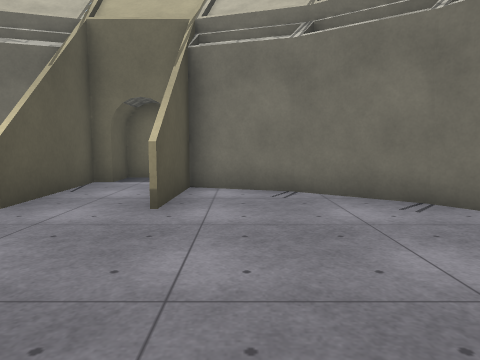
[1] (above)

12 first-person views from a walk through a scene from a Unity 3-D project. The camera is 1.2 m above the floor, tilts 6° down and sees 70° across. The floor is counted in squares, 1.22 m on a side. Each view is taken from the middle of a square. On the plan, view 1 faces up. The plan holds only what a view shows up to about 13 squares ahead; the rest is blank. The place goes on beyond the plan. The player character is not drawn. Surface patterns are stand-ins for the level's own textures.

[2]
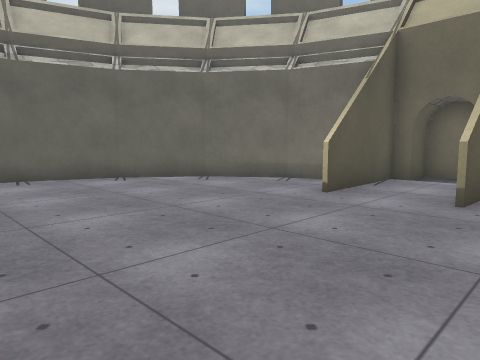

[3]
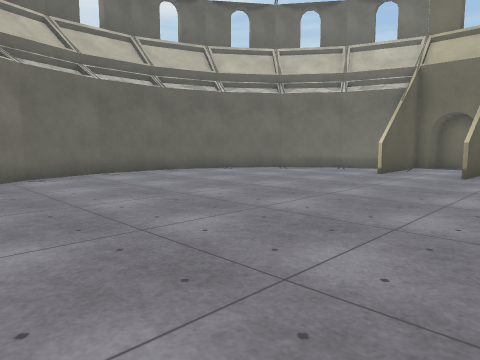

[4]
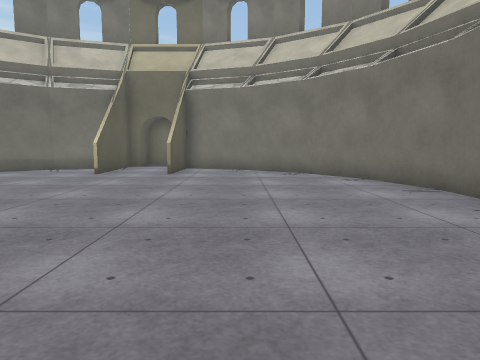

[5]
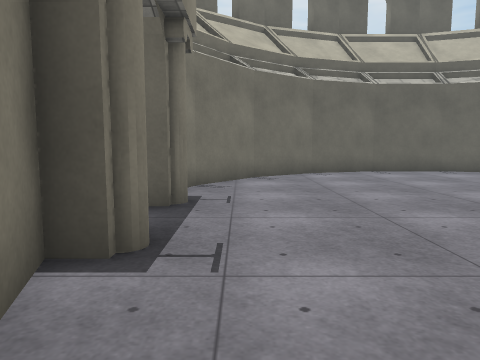

[6]
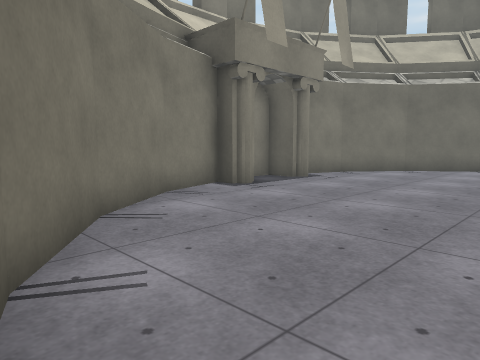

[7]
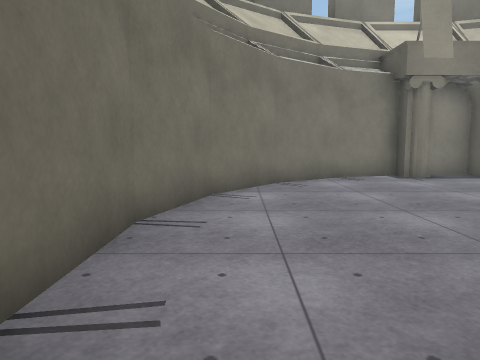

[8]
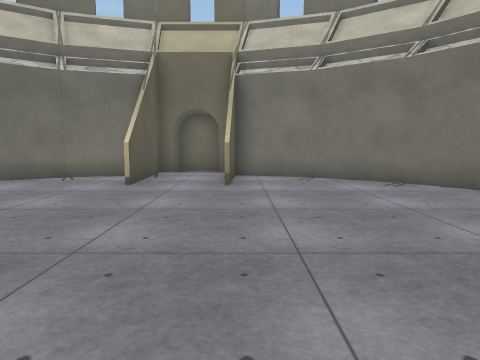

[9]
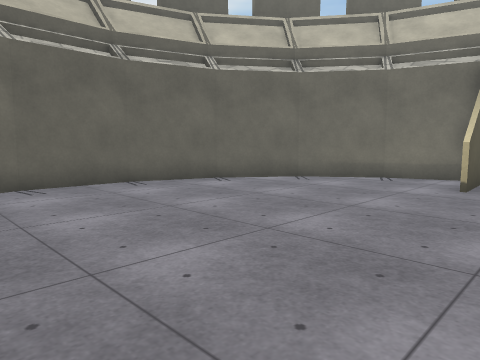

[10]
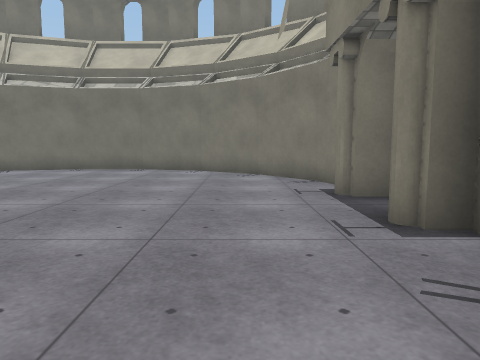

[11]
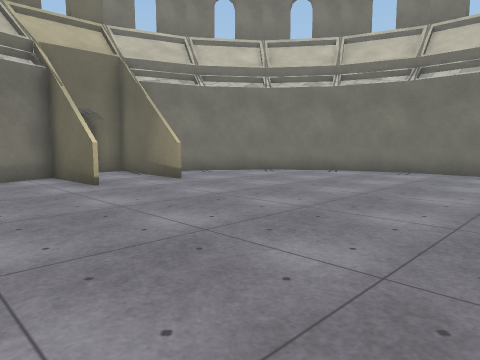

[12]
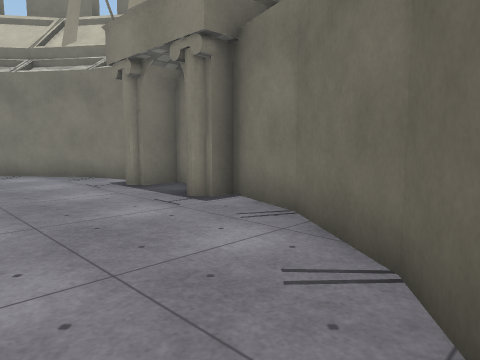

### Floor plan
Points are (right, up) in squares from view 1. A wall is a line through its corners. A room is listed if a view was taken in it or the views show most of it. See-through windows are left out.
Room 1 (views 1, 2, 3, 4, 5, 6, 7, 8, 9, 10, 11, 12)
walls: (-3.7, 5.1) (-3.8, 7.8) (-6.1, 7) (-8.1, 5.6) (-9.5, 3.6) (-10.3, 1.2) (-10.3, -1.2) (-9.5, -3.6) (-8.1, -5.6) (-6.1, -7) (-4.1, -7.7) (-4.1, -7.1); (-1.4, 5) (-1.2, 8.8) (-1.7, 8.8) (-1.7, 10) (-3.4, 10) (-3.4, 8.8) (-3.8, 8.8) (-3.6, 5); (-3.4, -7) (-3.4, -8.1) (-1.7, -8.1) (-1.7, -7.1); (-0.9, -7) (-0.9, -7.7) (1.1, -7) (3.1, -5.6) (4.5, -3.6) (5.3, -1.2) (5.3, 1.3) (4.6, 3.6) (3.1, 5.6) (1.1, 7) (-1.1, 7.8) (-1.2, 5.1)

Where each view was taken, in squares from view 1:
view 1: 0 up, 0 right, facing up
view 2: 1 down, 0 right, facing up-left
view 3: 6 down, 1 right, facing up-left
view 4: 6 down, 1 right, facing up
view 5: 6 down, 2 right, facing left
view 6: 1 down, 5 right, facing down-left
view 7: 3 up, 4 right, facing down
view 8: 3 down, 1 left, facing up
view 9: 3 down, 2 left, facing up-left
view 10: 5 down, 8 left, facing right
view 11: 3 down, 7 left, facing up-right
view 12: 3 down, 9 left, facing down-right
